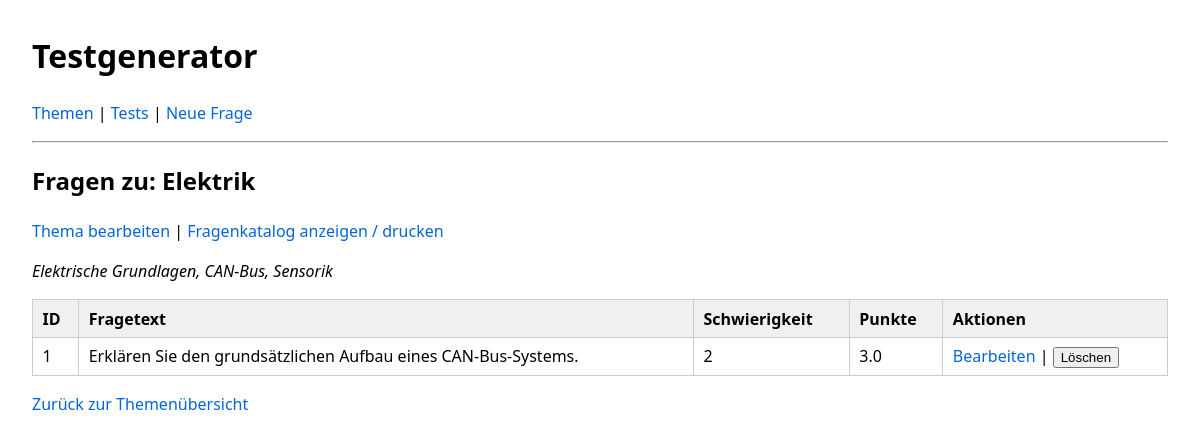
The page /topic/1 on the database its author committed.
### tables this page shows
CREATE TABLE topics (
        id          INTEGER PRIMARY KEY AUTOINCREMENT,
        name        TEXT NOT NULL UNIQUE,
        description TEXT
    );

CREATE TABLE questions (
        id          INTEGER PRIMARY KEY AUTOINCREMENT,
        text        TEXT NOT NULL,
        topic_id    INTEGER NOT NULL,
        difficulty  INTEGER DEFAULT 1,
        points      REAL DEFAULT 1.0,
        solution    TEXT,
        is_active   INTEGER NOT NULL DEFAULT 1,
        created_at  TEXT DEFAULT (datetime('now')),
        updated_at  TEXT,
        FOREIGN KEY (topic_id) REFERENCES topics(id)
    );

### app.py (the view)
@app.route("/topic/<int:topic_id>")
def topic_questions(topic_id):
    conn = get_db_connection()
    topic = conn.execute(
        "SELECT id, name, description FROM topics WHERE id = ?",
        (topic_id,),
    ).fetchone()
    questions = conn.execute(
        """
        SELECT q.id, q.text, q.difficulty, q.points
        FROM questions q
        WHERE q.topic_id = ?
        ORDER BY q.id
        """,
        (topic_id,),
    ).fetchall()
    conn.close()
    return render_template("questions.html", topic=topic, questions=questions)

### app.py (called while the page is built)
def get_db_connection():
    conn = sqlite3.connect(DB_PATH)
    conn.row_factory = sqlite3.Row  # erlaubt Zugriff per Spaltennamen
    return conn

### templates/questions.html
{% extends "base.html" %}
{% block content %}
    {% if topic %}
        <h2>Fragen zu: {{ topic['name'] }}</h2>
		<p>
    			<a href="{{ url_for('edit_topic', topic_id=topic['id']) }}">Thema bearbeiten</a>
    			|
    			<a href="{{ url_for('topic_catalog', topic_id=topic['id']) }}" target="_blank">
        		Fragenkatalog anzeigen / drucken
    			</a>
		</p>
        {% if topic['description'] %}
            <p><em>{{ topic['description'] }}</em></p>
        {% endif %}
    {% else %}
        <h2>Thema nicht gefunden</h2>
    {% endif %}
    {% if questions %}
        <table>
            <thead>
                <tr>
                    <th>ID</th>
                    <th>Fragetext</th>
                    <th>Schwierigkeit</th>
                    <th>Punkte</th>
                    <th>Aktionen</th>
                </tr>
            </thead>
            <tbody>
                {% for q in questions %}
                    <tr>
                        <td>{{ q['id'] }}</td>
                        <td>{{ q['text'] }}</td>
                        <td>{{ q['difficulty'] }}</td>
                        <td>{{ q['points'] }}</td>
                        <td>
                            <a href="{{ url_for('edit_question', question_id=q['id']) }}">Bearbeiten</a>
                            |
                            <form method="POST"
                                  action="{{ url_for('delete_question', question_id=q['id']) }}"
                                  style="display:inline;"
                                  onsubmit="return confirm('Frage wirklich löschen?');">
                                <button type="submit">Löschen</button>
                            </form>
                        </td>
                    </tr>
                {% endfor %}
            </tbody>
        </table>
    {% else %}
        <p>Keine Fragen zu diesem Thema.</p>
    {% endif %}
    <p><a href="{{ url_for('index') }}">Zurück zur Themenübersicht</a></p>
{% endblock %}

### templates/base.html (style rules this page uses)
body { font-family: system-ui, sans-serif; margin: 2rem; line-height: 1.5; }
a { text-decoration: none; color: #0366d6; }
table { border-collapse: collapse; width: 100%; margin-top: 1rem; }
th, td { border: 1px solid #ccc; padding: 0.4rem 0.6rem; text-align: left; }
th { background: #f0f0f0; }

### rows shown on the page
topics: name "Elektrik", description "Elektrische Grundlagen, CAN-Bus, Sensorik"
questions: id "1", text "Erklären Sie den grundsätzlichen Aufbau eines CAN-Bus-Systems.", difficulty "2", points "3.0"
